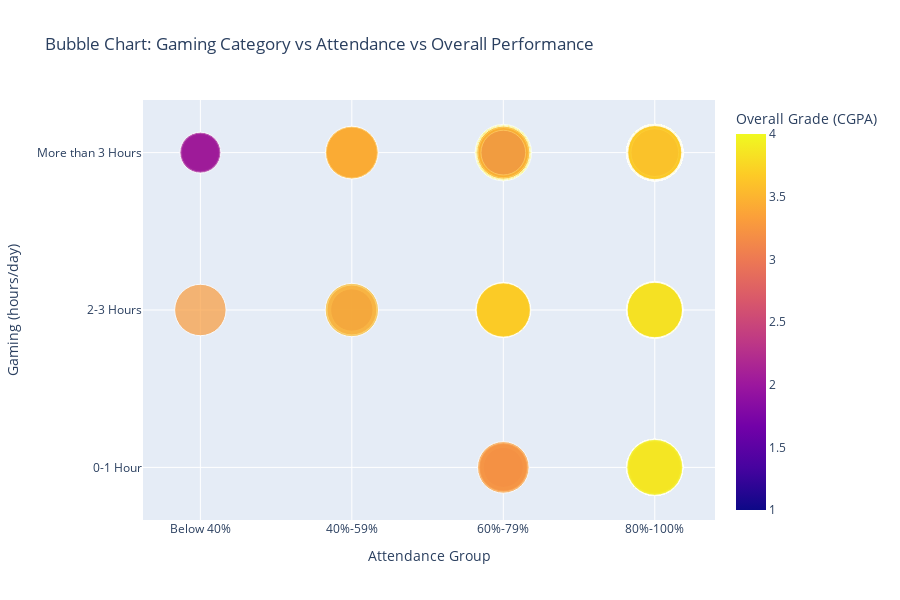

Source (notebook cell):
### Markdown cell above
**3.2.3 Argument 3 voor perspectief 2**

De bubble chart toont het verband tussen dagelijkse gametijd, schoolaanweziheid en cijfers (CGPA). Uit deze visualisatie blijkt duidelijk dat meer gamen samenhangt met lagere studieprestaties.

### Code cell
df3_clean = df3[["Gaming", "Attendance", "Overall"]].dropna().copy()

# Omgekeerde logische volgorde voor 'Gaming' (hoogste bovenaan)
gaming_order = ["More than 3 Hours", "2-3 Hours", "0-1 Hour"]
df3_clean = df3_clean[df3_clean["Gaming"].isin(gaming_order)]
df3_clean["Gaming"] = pd.Categorical(df3_clean["Gaming"], categories=gaming_order, ordered=True)

# Gewenste volgorde voor 'Attendance'
attendance_order = ["Below 40%", "40%-59%", "60%-79%", "80%-100%"]
df3_clean = df3_clean[df3_clean["Attendance"].isin(attendance_order)]
df3_clean["Attendance"] = pd.Categorical(df3_clean["Attendance"], categories=attendance_order, ordered=True)

# Bubble chart aanmaken
fig = px.scatter(
    df3_clean,
    x="Attendance",
    y="Gaming",
    size="Overall",
    color="Overall",
    title="Bubble Chart: Gaming Category vs Attendance vs Overall Performance",
    labels={
        "Attendance": "Attendance Group",
        "Gaming": "Gaming (hours/day)",
        "Overall": "Overall Grade (CGPA)"
    },
    category_orders={
        "Attendance": attendance_order,
        "Gaming": gaming_order
    },
    size_max=40,
    height=600
)

fig.show()

### Figure 1 — Plotly figure (JSON) as saved in the notebook; plotly's stock layout.template omitted (floating-point values rounded to 4 significant figures; data arrays with more than 128 entries replaced by an {"elided": "..."} marker saying what was removed)
{"data": [{"hovertemplate": "Attendance Group=%{x}<br>Gaming (hours/day)=%{y}<br>Overall Grade (CGPA)=%{marker.color}<extra></extra>", "legendgroup": "", "marker": {"color": {"elided": "493 float values"}, "coloraxis": "coloraxis", "size": {"elided": "493 float values"}, "sizemode": "area", "sizeref": 0.0025, "symbol": "circle"}, "mode": "markers", "name": "", "orientation": "v", "showlegend": false, "type": "scatter", "x": {"elided": "493 str values"}, "xaxis": "x", "y": {"elided": "493 str values"}, "yaxis": "y"}], "layout": {"coloraxis": {"colorbar": {"title": {"text": "Overall Grade (CGPA)"}}, "colorscale": [[0, "#0d0887"], [0.1111, "#46039f"], [0.2222, "#7201a8"], [0.3333, "#9c179e"], [0.4444, "#bd3786"], [0.5556, "#d8576b"], [0.6667, "#ed7953"], [0.7778, "#fb9f3a"], [0.8889, "#fdca26"], [1, "#f0f921"]]}, "height": 600, "legend": {"itemsizing": "constant", "tracegroupgap": 0}, "title": {"text": "Bubble Chart: Gaming Category vs Attendance vs Overall Performance"}, "xaxis": {"anchor": "y", "autorange": true, "categoryarray": ["Below 40%", "40%-59%", "60%-79%", "80%-100%"], "categoryorder": "array", "domain": [0, 1], "range": [-0.3237, 3.338], "title": {"text": "Attendance Group"}, "type": "category"}, "yaxis": {"anchor": "x", "autorange": true, "categoryarray": ["0-1 Hour", "2-3 Hours", "More than 3 Hours"], "categoryorder": "array", "domain": [0, 1], "range": [-0.3344, 2.334], "title": {"text": "Gaming (hours/day)"}, "type": "category"}}}
